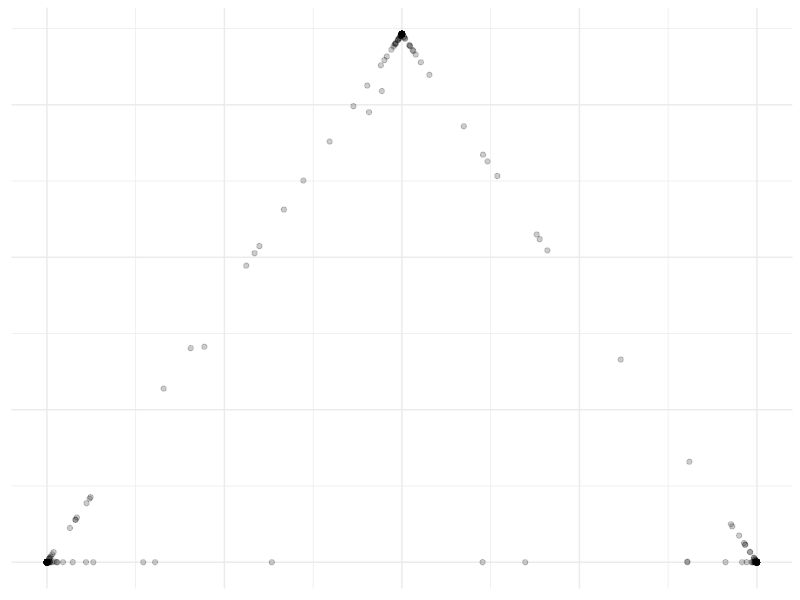

This chart was generated by the following R code:
## ---- chunk 1
library(MCMCpack)
library(tidyverse)

theme_set(theme_minimal())
set.seed(42)
## ---- chunk 2
n <- 1000
alpha <- rep(0.01, 3)
data <- rdirichlet(n, alpha)
colnames(data) <- c('a', 'b', 'c')
data <- as_tibble(data)

data %>%
  transmute(x = 1 / 2 * (a + 2 * b),
            y = sqrt(3) / 2 * a) %>%
  ggplot(aes(x, y)) +
  geom_point(alpha = 0.2) +
  theme(axis.text.x = element_blank(),
        axis.text.y = element_blank(),
        axis.title.x = element_blank(),
        axis.title.y = element_blank())
